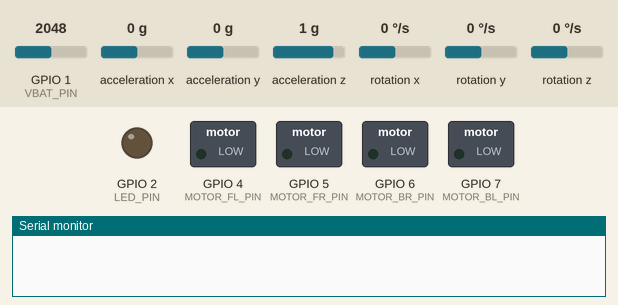
Recording of a sketch running on a simulated ESP32-C3. On the bench: switched loads named in the sketch (green lamp = pin HIGH), output pins drawn as LEDs (lit = HIGH), the last lines printed to the serial monitor. Wiring (inferred from the names in the program): MPU-6050 motion sensor at I2C address 0x68. Dashed ring = blinking. Inputs (shaded band) come from the test bench; at power-on: acceleration z 1 g, rotation z 0 °/s, GPIO 1 (VBAT_PIN) = 2048, acceleration x 0 g, acceleration y 0 g, rotation x 0 °/s, rotation y 0 °/s.

Above: at 0.0 s.
At 0.6 s:
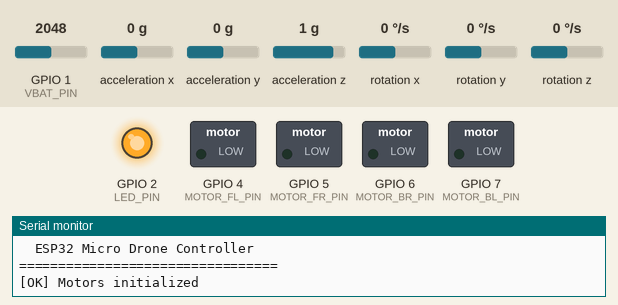
At 18.4 s:
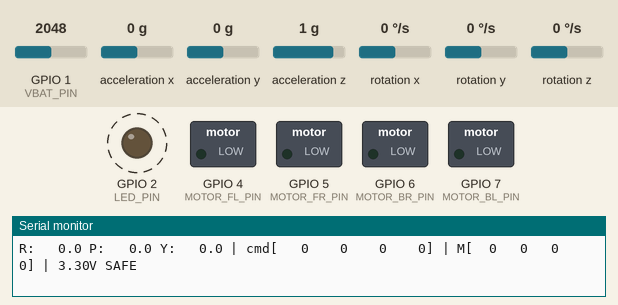
18.5 s: acceleration z set to -1.4 g
22.0 s: rotation z set to -2 °/s
Timing chart, 0 to 26.5 s (numbered marks = the images above; inputs shaded):
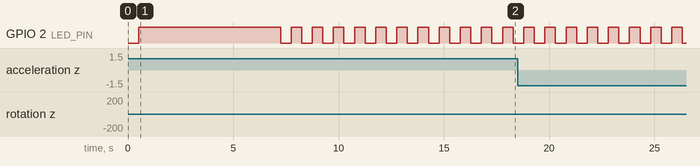

The sketch:

drone_firmware.ino
```cpp
/*
 * ESP32 Micro Quadcopter Flight Controller
 * -----------------------------------------
 * Hardware: ESP32-S3 Mini / ESP32-C3 SuperMini + MPU6050 + 4× coreless brushed
 * motors
 *
 * Architecture:
 *   - Inner attitude stabilization loop runs onboard at ~500Hz (gyro PID)
 *   - Outer position loop runs on laptop (webcam ArUco → PID → WiFi UDP
 * commands)
 *   - ESP32 creates its own WiFi AP; laptop connects and sends UDP packets
 *
 * UDP Command Packet (8 bytes, little-endian):
 *   int16_t roll     (-100 to +100)   desired roll angle mapping
 *   int16_t pitch    (-100 to +100)   desired pitch angle mapping
 *   int16_t yaw      (-100 to +100)   desired yaw rate
 *   int16_t throttle (0 to 1000)      base motor power
 *
 * Motor Layout (X-configuration, viewed from above):
 *
 *        FRONT
 *     M1(CCW)  M2(CW)
 *        \    /
 *         \  /
 *          \/
 *          /\
 *         /  \
 *        /    \
 *     M4(CW)  M3(CCW)
 *        BACK
 */

#include <WiFi.h>
#include <WiFiUdp.h>
#include <Wire.h>

// ============================================================================
// PIN DEFINITIONS — Adjust for your specific ESP32 board
// ============================================================================
// For ESP32-S3 Mini / SuperMini (recommended for weight):
#define MOTOR_FL_PIN 4 // Front-Left  (M1, CCW)
#define MOTOR_FR_PIN 5 // Front-Right (M2, CW)
#define MOTOR_BR_PIN 6 // Back-Right  (M3, CCW)
#define MOTOR_BL_PIN 7 // Back-Left   (M4, CW)

#define I2C_SDA_PIN 8 // MPU6050 SDA
#define I2C_SCL_PIN 9 // MPU6050 SCL

#define VBAT_PIN 1 // Battery voltage via voltage divider (ADC)

// If using standard ESP32 DevKit, use these instead:
// #define MOTOR_FL_PIN  25
// #define MOTOR_FR_PIN  26
// #define MOTOR_BR_PIN  27
// #define MOTOR_BL_PIN  14
// #define I2C_SDA_PIN   21
// #define I2C_SCL_PIN   22
// #define VBAT_PIN      34

// LED for status (most boards have one)
#define LED_PIN 2

// ============================================================================
// WIFI CONFIGURATION
// ============================================================================
const char *AP_SSID = "DroneESP32";
const char *AP_PASS = "drone1234";
const int UDP_PORT = 4210;

WiFiUDP udp;

// ============================================================================
// MPU6050 REGISTERS
// ============================================================================
#define MPU6050_ADDR 0x68
#define MPU6050_PWR_MGMT_1 0x6B
#define MPU6050_ACCEL_XOUT 0x3B
#define MPU6050_GYRO_XOUT 0x43
#define MPU6050_CONFIG 0x1A
#define MPU6050_GYRO_CONFIG 0x1B

// ============================================================================
// TUNING PARAMETERS
// ============================================================================

// Inner-loop PID gains (attitude stabilization)
// START WITH THESE LOW and increase kp slowly until oscillation, then back off
// 30%
float roll_kp = 1.3, roll_ki = 0.0, roll_kd = 0.4;
float pitch_kp = 1.3, pitch_ki = 0.0, pitch_kd = 0.4;
float yaw_kp = 2.5, yaw_ki = 0.0, yaw_kd = 0.0;

// Complementary filter coefficient (0.96 = trust gyro 96%, accel 4%)
const float COMP_FILTER_ALPHA = 0.96f;

// Max tilt angle the outer loop can request (degrees)
const float MAX_ANGLE_CMD = 25.0f;

// Motor output limits
const int MOTOR_MIN = 0;
const int MOTOR_MAX = 255; // 8-bit PWM resolution
const int MOTOR_IDLE = 60; // minimum spin when armed (keeps motors responsive)

// Failsafe
const unsigned long FAILSAFE_TIMEOUT_MS =
    500;                        // cut motors if no command in 500ms
const float VBAT_CUTOFF = 3.3f; // auto-land below this voltage

// ============================================================================
// STATE VARIABLES
// ============================================================================

// IMU calibration offsets (computed at startup)
float gyro_offset_x = 0, gyro_offset_y = 0, gyro_offset_z = 0;
float accel_offset_x = 0, accel_offset_y = 0, accel_offset_z = 0;

// Filtered angles (degrees)
float angle_roll = 0.0f;
float angle_pitch = 0.0f;
float angle_yaw = 0.0f; // gyro-only (no magnetometer)

// PID state
float roll_integral = 0, roll_prev_error = 0;
float pitch_integral = 0, pitch_prev_error = 0;
float yaw_prev_error = 0;

// Command from laptop (via UDP)
struct Command {
  int16_t roll;     // -100 to +100
  int16_t pitch;    // -100 to +100
  int16_t yaw;      // -100 to +100
  int16_t throttle; // 0 to 1000
};
Command cmd = {0, 0, 0, 0};

bool armed = false;
unsigned long last_cmd_time = 0;
unsigned long loop_timer = 0;

// Motor outputs
int motor_fl = 0, motor_fr = 0, motor_br = 0, motor_bl = 0;

// Battery
float vbat = 4.2f;

// ============================================================================
// PWM SETUP (ESP32 LEDC)
// ============================================================================
// ESP32 LEDC channels for motor PWM
const int PWM_FREQ = 20000; // 20kHz — above audible range, good for brushed
const int PWM_RES = 8;      // 8-bit = 0-255

void setupMotors() {
  // Attach LEDC channels to pins
  ledcAttach(MOTOR_FL_PIN, PWM_FREQ, PWM_RES);
  ledcAttach(MOTOR_FR_PIN, PWM_FREQ, PWM_RES);
  ledcAttach(MOTOR_BR_PIN, PWM_FREQ, PWM_RES);
  ledcAttach(MOTOR_BL_PIN, PWM_FREQ, PWM_RES);

  // All motors off
  ledcWrite(MOTOR_FL_PIN, 0);
  ledcWrite(MOTOR_FR_PIN, 0);
  ledcWrite(MOTOR_BR_PIN, 0);
  ledcWrite(MOTOR_BL_PIN, 0);
}

void setMotors(int fl, int fr, int br, int bl) {
  motor_fl = constrain(fl, MOTOR_MIN, MOTOR_MAX);
  motor_fr = constrain(fr, MOTOR_MIN, MOTOR_MAX);
  motor_br = constrain(br, MOTOR_MIN, MOTOR_MAX);
  motor_bl = constrain(bl, MOTOR_MIN, MOTOR_MAX);

  ledcWrite(MOTOR_FL_PIN, motor_fl);
  ledcWrite(MOTOR_FR_PIN, motor_fr);
  ledcWrite(MOTOR_BR_PIN, motor_br);
  ledcWrite(MOTOR_BL_PIN, motor_bl);
}

void motorsOff() { setMotors(0, 0, 0, 0); }

// ============================================================================
// MPU6050 SETUP & READING
// ============================================================================

void setupMPU6050() {
  Wire.begin(I2C_SDA_PIN, I2C_SCL_PIN);
  Wire.setClock(400000); // 400kHz I2C fast mode

  // Wake up MPU6050
  Wire.beginTransmission(MPU6050_ADDR);
  Wire.write(MPU6050_PWR_MGMT_1);
  Wire.write(0x00); // Wake up, use internal 8MHz oscillator
  Wire.endTransmission();
  delay(10);

  // Set Digital Low Pass Filter (DLPF) — reduces vibration noise
  // Config 3 = 44Hz accel bandwidth, 42Hz gyro bandwidth
  Wire.beginTransmission(MPU6050_ADDR);
  Wire.write(MPU6050_CONFIG);
  Wire.write(0x03);
  Wire.endTransmission();

  // Gyro range: ±500°/s (good balance of resolution vs range for micro drone)
  Wire.beginTransmission(MPU6050_ADDR);
  Wire.write(MPU6050_GYRO_CONFIG);
  Wire.write(0x08); // FS_SEL=1 → ±500°/s → 65.5 LSB/°/s
  Wire.endTransmission();

  delay(100);
}

// Raw IMU data
int16_t accel_raw[3], gyro_raw[3];

void readMPU6050() {
  Wire.beginTransmission(MPU6050_ADDR);
  Wire.write(MPU6050_ACCEL_XOUT);
  Wire.endTransmission(false);
  Wire.requestFrom(MPU6050_ADDR, 14, true); // 6 accel + 2 temp + 6 gyro

  accel_raw[0] = (Wire.read() << 8) | Wire.read(); // X
  accel_raw[1] = (Wire.read() << 8) | Wire.read(); // Y
  accel_raw[2] = (Wire.read() << 8) | Wire.read(); // Z
  Wire.read();
  Wire.read();                                    // discard temperature
  gyro_raw[0] = (Wire.read() << 8) | Wire.read(); // X (roll rate)
  gyro_raw[1] = (Wire.read() << 8) | Wire.read(); // Y (pitch rate)
  gyro_raw[2] = (Wire.read() << 8) | Wire.read(); // Z (yaw rate)
}

void calibrateIMU() {
  Serial.println(
      "IMU CALIBRATION — KEEP DRONE PERFECTLY STILL ON FLAT SURFACE");
  Serial.println("Calibrating in 2 seconds...");
  delay(2000);

  const int SAMPLES = 2000;
  float gx_sum = 0, gy_sum = 0, gz_sum = 0;
  float ax_sum = 0, ay_sum = 0, az_sum = 0;

  for (int i = 0; i < SAMPLES; i++) {
    readMPU6050();
    gx_sum += gyro_raw[0];
    gy_sum += gyro_raw[1];
    gz_sum += gyro_raw[2];
    ax_sum += accel_raw[0];
    ay_sum += accel_raw[1];
    az_sum += accel_raw[2];
    delayMicroseconds(500);
  }

  gyro_offset_x = gx_sum / SAMPLES;
  gyro_offset_y = gy_sum / SAMPLES;
  gyro_offset_z = gz_sum / SAMPLES;
  accel_offset_x = ax_sum / SAMPLES;
  accel_offset_y = ay_sum / SAMPLES;
  // Z accel offset: subtract 1g (16384 LSB at ±2g range)
  accel_offset_z = (az_sum / SAMPLES) - 16384.0f;

  Serial.printf("Gyro offsets:  %.1f  %.1f  %.1f\n", gyro_offset_x,
                gyro_offset_y, gyro_offset_z);
  Serial.printf("Accel offsets: %.1f  %.1f  %.1f\n", accel_offset_x,
                accel_offset_y, accel_offset_z);
  Serial.println("Calibration DONE ✓");
}

// ============================================================================
// COMPLEMENTARY FILTER — Fuse gyro + accelerometer for stable angle
// ============================================================================

void updateAngles(float dt) {
  // Apply calibration offsets
  float gx = (gyro_raw[0] - gyro_offset_x) / 65.5f; // °/s (±500°/s range)
  float gy = (gyro_raw[1] - gyro_offset_y) / 65.5f;
  float gz = (gyro_raw[2] - gyro_offset_z) / 65.5f;

  float ax = accel_raw[0] - accel_offset_x;
  float ay = accel_raw[1] - accel_offset_y;
  float az = accel_raw[2] - accel_offset_z;

  // Accelerometer-based angle (only valid when not accelerating)
  float accel_roll = atan2(ay, az) * 57.2958f; // rad to deg
  float accel_pitch = atan2(-ax, sqrt(ay * ay + az * az)) * 57.2958f;

  // Complementary filter: trust gyro short-term, accel long-term
  angle_roll = COMP_FILTER_ALPHA * (angle_roll + gx * dt) +
               (1.0f - COMP_FILTER_ALPHA) * accel_roll;
  angle_pitch = COMP_FILTER_ALPHA * (angle_pitch + gy * dt) +
                (1.0f - COMP_FILTER_ALPHA) * accel_pitch;

  // Yaw: gyro-only integration (no magnetometer to correct drift)
  angle_yaw += gz * dt;
}

// ============================================================================
// PID CONTROLLER (Inner Attitude Loop)
// ============================================================================

float pidCompute(float setpoint, float measured, float kp, float ki, float kd,
                 float &integral, float &prev_error, float dt,
                 float integral_limit = 50.0f) {
  float error = setpoint - measured;

  integral += error * dt;
  integral = constrain(integral, -integral_limit, integral_limit);

  float derivative = (dt > 0) ? (error - prev_error) / dt : 0.0f;
  prev_error = error;

  return kp * error + ki * integral + kd * derivative;
}

// ============================================================================
// MOTOR MIXING (X-Configuration)
// ============================================================================
//
// Motor layout (top view):
//    M1(CCW) ╲    ╱ M2(CW)
//              ╲╱
//              ╱╲
//    M4(CW)  ╱    ╲ M3(CCW)
//
// Positive roll  = tilt RIGHT  → M1,M4 speed up; M2,M3 slow down
// Positive pitch = tilt FORWARD → M1,M2 speed up; M3,M4 slow down
// Positive yaw   = rotate CW   → CW motors (M2,M4) speed up; CCW (M1,M3) slow
// down
//

void mixMotors(float throttle, float roll_out, float pitch_out, float yaw_out) {
  if (!armed || throttle < 10) {
    motorsOff();
    return;
  }

  int m1 = (int)(throttle + pitch_out + roll_out - yaw_out); // FL (CCW)
  int m2 = (int)(throttle + pitch_out - roll_out + yaw_out); // FR (CW)
  int m3 = (int)(throttle - pitch_out - roll_out - yaw_out); // BR (CCW)
  int m4 = (int)(throttle - pitch_out + roll_out + yaw_out); // BL (CW)

  // Keep motors spinning when armed (prevents dead-band stalls)
  if (throttle > MOTOR_IDLE) {
    m1 = max(m1, MOTOR_IDLE);
    m2 = max(m2, MOTOR_IDLE);
    m3 = max(m3, MOTOR_IDLE);
    m4 = max(m4, MOTOR_IDLE);
  }

  setMotors(m1, m2, m3, m4);
}

// ============================================================================
// WIFI & UDP SETUP
// ============================================================================

void setupWiFi() {
  WiFi.softAP(AP_SSID, AP_PASS);
  Serial.printf("WiFi AP started: %s\n", AP_SSID);
  Serial.printf("IP: %s\n", WiFi.softAPIP().toString().c_str());

  udp.begin(UDP_PORT);
  Serial.printf("UDP listening on port %d\n", UDP_PORT);
}

// Special command values for arm/disarm
const int16_t ARM_MAGIC = 999;
const int16_t DISARM_MAGIC = -999;

void receiveUDP() {
  int packetSize = udp.parsePacket();
  if (packetSize >= (int)sizeof(Command)) {
    Command newCmd;
    udp.read((uint8_t *)&newCmd, sizeof(Command));
    last_cmd_time = millis();

    // Check for arm/disarm commands
    if (newCmd.throttle == ARM_MAGIC && newCmd.roll == ARM_MAGIC) {
      armed = true;
      // Reset PID state on arm
      roll_integral = pitch_integral = 0;
      roll_prev_error = pitch_prev_error = yaw_prev_error = 0;
      Serial.println(">>> ARMED <<<");
      return;
    }
    if (newCmd.throttle == DISARM_MAGIC || newCmd.roll == DISARM_MAGIC) {
      armed = false;
      motorsOff();
      Serial.println(">>> DISARMED <<<");
      return;
    }

    cmd = newCmd;
  }
}

// ============================================================================
// BATTERY MONITORING
// ============================================================================

float readBattery() {
  // Assumes a voltage divider: VBAT ──[10kΩ]──┬──[10kΩ]── GND
  //                                            └── ADC pin
  // So ADC reads half of VBAT.
  int raw = analogRead(VBAT_PIN);
  float voltage = (raw / 4095.0f) * 3.3f * 2.0f; // ×2 for voltage divider
  return voltage;
}

// ============================================================================
// TELEMETRY (Serial debug output, throttled)
// ============================================================================
unsigned long last_telemetry = 0;

void sendTelemetry() {
  if (millis() - last_telemetry < 200)
    return; // 5Hz telemetry
  last_telemetry = millis();

  Serial.printf("R:%6.1f P:%6.1f Y:%6.1f | cmd[%4d %4d %4d %4d] | M[%3d %3d "
                "%3d %3d] | %.2fV %s\n",
                angle_roll, angle_pitch, angle_yaw, cmd.roll, cmd.pitch,
                cmd.yaw, cmd.throttle, motor_fl, motor_fr, motor_br, motor_bl,
                vbat, armed ? "ARMED" : "SAFE");
}

// ============================================================================
// STATUS LED
// ============================================================================
unsigned long last_blink = 0;
bool led_state = false;

void updateLED() {
  unsigned long now = millis();
  int interval = armed ? 100 : 500; // fast blink when armed, slow when disarmed
  if (now - last_blink > (unsigned long)interval) {
    led_state = !led_state;
    digitalWrite(LED_PIN, led_state);
    last_blink = now;
  }
}

// ============================================================================
// SETUP
// ============================================================================

void setup() {
  Serial.begin(115200);
  delay(500);

  Serial.println("=================================");
  Serial.println("  ESP32 Micro Drone Controller");
  Serial.println("=================================");

  pinMode(LED_PIN, OUTPUT);
  digitalWrite(LED_PIN, HIGH);

  // 1. Initialize motors (all off)
  setupMotors();
  Serial.println("[OK] Motors initialized");

  // 2. Initialize MPU6050
  setupMPU6050();
  Serial.println("[OK] MPU6050 initialized");

  // 3. Calibrate IMU (drone must be still!)
  calibrateIMU();

  // 4. Start WiFi AP
  setupWiFi();

  Serial.println("\n>>> READY — Waiting for laptop connection <<<");
  Serial.println(">>> Send ARM command to enable motors <<<\n");

  loop_timer = micros();
}

// ============================================================================
// MAIN LOOP (~500Hz inner attitude stabilization)
// ============================================================================

void loop() {
  // ---- Receive any incoming UDP commands ----
  receiveUDP();

  // ---- Read IMU ----
  readMPU6050();

  // ---- Compute dt ----
  unsigned long now_us = micros();
  float dt = (now_us - loop_timer) / 1000000.0f;
  loop_timer = now_us;

  // Sanity clamp dt (e.g., after Serial prints cause a long frame)
  if (dt > 0.02f)
    dt = 0.02f;
  if (dt < 0.0001f)
    dt = 0.001f;

  // ---- Update angle estimates ----
  updateAngles(dt);

  // ---- Failsafe checks ----
  // 1. Lost link: no UDP packets for FAILSAFE_TIMEOUT_MS
  if (armed && (millis() - last_cmd_time > FAILSAFE_TIMEOUT_MS)) {
    Serial.println("!!! FAILSAFE: LOST LINK — DISARMING !!!");
    armed = false;
    motorsOff();
    cmd = {0, 0, 0, 0};
  }

  // 2. Low battery
  static unsigned long last_vbat_check = 0;
  if (millis() - last_vbat_check > 1000) {
    vbat = readBattery();
    last_vbat_check = millis();
    if (vbat < VBAT_CUTOFF && vbat > 1.0f) { // > 1.0 to ignore disconnected ADC
      Serial.printf("!!! LOW BATTERY: %.2fV — DISARMING !!!\n", vbat);
      armed = false;
      motorsOff();
    }
  }

  // 3. Extreme angle (flipped over)
  if (armed && (fabs(angle_roll) > 60.0f || fabs(angle_pitch) > 60.0f)) {
    Serial.println("!!! FAILSAFE: EXTREME ANGLE — DISARMING !!!");
    armed = false;
    motorsOff();
    cmd = {0, 0, 0, 0};
  }

  // ---- Compute inner-loop PID ----
  if (armed && cmd.throttle > 10) {
    // Convert laptop command (-100..+100) to desired angle
    // (-MAX_ANGLE..+MAX_ANGLE)
    float desired_roll = (cmd.roll / 100.0f) * MAX_ANGLE_CMD;
    float desired_pitch = (cmd.pitch / 100.0f) * MAX_ANGLE_CMD;
    float desired_yaw_rate = (cmd.yaw / 100.0f) * 200.0f; // °/s

    // Gyro rates for D-term (smoother than angle derivative)
    float gyro_x = (gyro_raw[0] - gyro_offset_x) / 65.5f;
    float gyro_y = (gyro_raw[1] - gyro_offset_y) / 65.5f;
    float gyro_z = (gyro_raw[2] - gyro_offset_z) / 65.5f;

    // PID on angle error, but use gyro rate for derivative (angle-rate PID)
    float roll_error = desired_roll - angle_roll;
    float pitch_error = desired_pitch - angle_pitch;
    float yaw_error = desired_yaw_rate - gyro_z;

    float roll_out = pidCompute(desired_roll, angle_roll, roll_kp, roll_ki,
                                roll_kd, roll_integral, roll_prev_error, dt);
    float pitch_out =
        pidCompute(desired_pitch, angle_pitch, pitch_kp, pitch_ki, pitch_kd,
                   pitch_integral, pitch_prev_error, dt);
    float yaw_out = yaw_kp * yaw_error; // P-only for yaw rate is usually enough

    // Scale throttle command (0-1000) to motor range
    float throttle_scaled =
        (cmd.throttle / 1000.0f) * (MOTOR_MAX - MOTOR_IDLE) + MOTOR_IDLE;

    // Mix and apply
    mixMotors(throttle_scaled, roll_out, pitch_out, yaw_out);
  } else {
    motorsOff();
  }

  // ---- Telemetry & LED ----
  sendTelemetry();
  updateLED();

  // ---- Loop rate control ----
  // Target: 2000µs per loop = 500Hz
  // If we're faster, busy-wait to maintain consistent dt
  while (micros() - now_us < 2000)
    ;
}
```

Measured:
- by itself, GPIO 2 (LED_PIN): alternates HIGH for 0.50 s and LOW for 0.50 s
